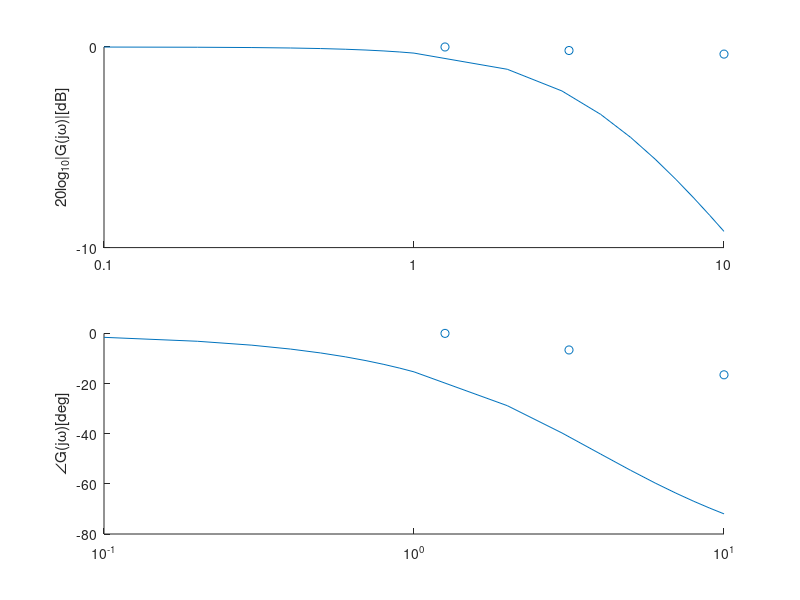

Reproduce this figure in MATLAB. (Note: this script raises an error after producing the figure.)
matrix = csvread('Target.csv');

matrix

K2 = 0.1:0.1:1;
K3 = 1:1:10;

w = [K2,K3];

sys = tf([1], [0.00108,0.274, 1])

[mag, phase] = bode(sys, w)
figure;
subplot(2,1,1);
magdb = 20*log10(mag(:,:))
hold on
semilogx(w,magdb);
x = matrix(:,1)
y = matrix(:,3)
scatter(x, y)
ylim=[-10, 10]
ylabel('20log_{10}|G(j\omega)|[dB]');
yticks([-10,0,10])
yticklabels({-10, 0, 10})
xticks([0.1, 1, 10])
xticklabels({0.1, 1, 10})

subplot(2,1,2);
hold on
semilogx(w,phase(:,:));
ylabel('\angleG(j\omega)[deg]');
x = matrix(:,1)
y = matrix(:,4)
scatter(x, y)
hline = refline(0,-45)
hline.LineStyle = '--'
ylim=[-90, 0]
yticks([-90,-45, 0])
yticklabels({-90,-45, 0})
xlabel('\omega[rad/s]')
xticks([0.1, 1, 10])
xticklabels({0.1, 1, 10})

%gtext("\fontsize{10} 折点周波数\omega_d=1/T");
%gtext("低周波数ゲインk=20log_{10}k");
